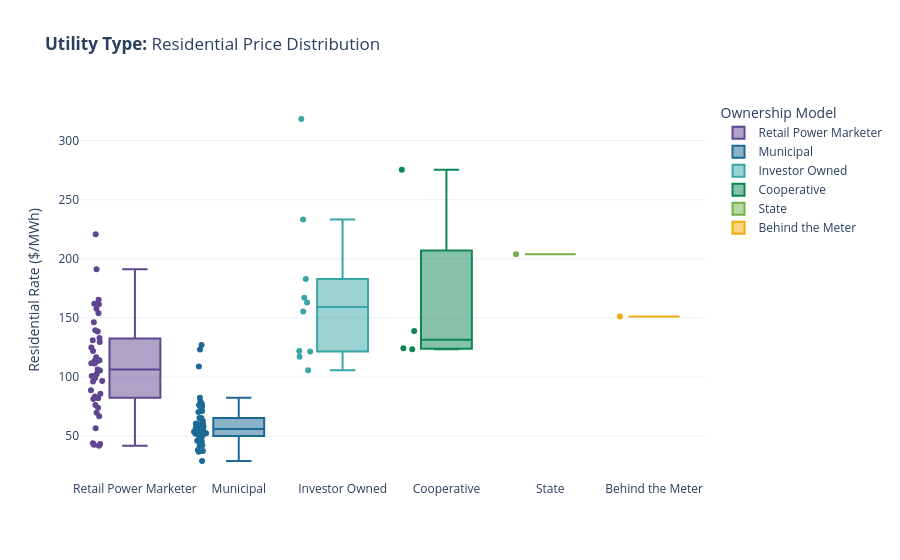
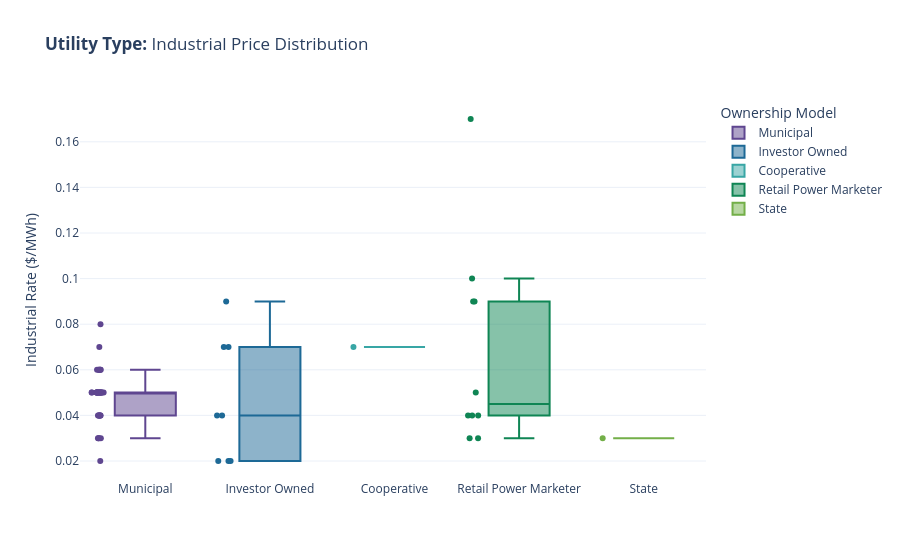

Notebook code for these charts, in order:
### Code cell
# Keep utilities that offer residential services
residential_customers_df = data_util.get_customer_utilities(
    ny_df,  "Residential").round(2)
res_boxplot = plot_util.get_utility_type_box_plot(
    residential_customers_df, "Residential")

res_boxplot.show()

# Keep utilities that offer industrial services
industrial_customers_df = data_util.get_customer_utilities(
    ny_df, "Industrial").round(2)
ind_boxplot = plot_util.get_utility_type_box_plot(
    industrial_customers_df, "Industrial")

ind_boxplot.show()

### Figure 1 — Plotly figure (JSON) as saved in the notebook; plotly's stock layout.template omitted (floating-point values rounded to 4 significant figures)
{"data": [{"alignmentgroup": "True", "boxpoints": "all", "customdata": [[29000.0, 0.53], [4624.0, 0.67], [3316.0, 0.78], [1337.0, 0.49], [10840.0, 0.0], [1864.0, 0.0], [6821.0, 0.0], [2256.0, 0.0], [41750.0, 0.0], [12620.0, 0.0], [4932.0, 0.0], [7688.0, 0.0], [8303.0, 0.0], [7432.0, 0.45], [2932.0, 0.53], [11320.0, 0.0], [13050.0, 0.0], [32920.0, 0.0], [80120.0, 0.0], [13130.0, 0.0], [2138.0, 0.0], [4085.0, 0.0], [568.0, 0.0], [1861.0, 0.78], [44160.0, 0.0], [12020.0, 0.0], [30180.0, 0.0], [5753.0, 0.42], [5950.0, 0.0], [1593.0, 0.0], [772.0, 0.0], [3876.0, 0.08], [2095.0, 0.0], [6767.0, 0.0], [10360.0, 0.0], [20150.0, 0.0], [1209.0, 0.0], [346.0, 0.0], [6983.0, 0.45], [3391.0, 0.68], [3744.0, 0.0], [443.0, 0.52], [4011.0, 0.8]], "hovertemplate": "<b>%{hovertext}</b><br><br>Ownership Model=%{x}<br>Residential Rate=%{y}<br>Customer Count=%{customdata[0]}<br>Load Factor=%{customdata[1]}<extra></extra>", "hovertext": ["Agway Energy Services, LLC", "Energy Coop of New York, Inc", "Robison Energy, LLC", "U.S. Energy Partners LLC", "NOCO Electric", "Columbia Utilities Power, LLC", "Hudson Energy Services", "Palmco Power NJ, LLC", "Major Energy Electric Services", "Palmco Power PA, LLC", "Palmco Power MD, LLC", "Plymouth Rock Energy, LLC", "Palmco Power OH, LLC", "Stream Energy New York, LLC", "EnergyMark, LLC", "Palmco Power IL, LLC", "Respond Power LLC", "Kiwi Energy NY LLC", "SmartEnergy Holdings, LLC", "Alpha Gas and Electric, LLC", "Energy.Me Midwest LLC", "Marathon Power LLC", "Harborside Energy, LLC", "Abest Power & Gas, LLC", "MPower Energy LLC", "Palmco Power MA, LLC", "Agera Energy LLC", "Greenlight Energy Inc.", "New Wave Energy Corporation", "HIKO Energy, LLC", "Aequitas Energy Inc", "Great Eastern Energy", "East Coast Power & Gas, LLC", "Spring Energy RRH LLC dba Spring Power &", "MPower Energy NJ LLC", "Atlantic Energy LLC", "Palmco Power DC, LLC", "Palmco Power DE, LLC", "South Bay Energy Corp.", "Flanders Energy, LLC", "Pure Energy USA, LLC", "First Choice Energy LLC", "Agressive Energy LLC"], "legendgroup": "Retail Power Marketer", "marker": {"color": "rgb(95, 70, 144)"}, "name": "Retail Power Marketer", "notched": false, "offsetgroup": "Retail Power Marketer", "orientation": "v", "showlegend": true, "type": "box", "x": ["Retail Power Marketer", "Retail Power Marketer", "Retail Power Marketer", "Retail Power Marketer", "Retail Power Marketer", "Retail Power Marketer", "Retail Power Marketer", "Retail Power Marketer", "Retail Power Marketer", "Retail Power Marketer", "Retail Power Marketer", "Retail Power Marketer", "Retail Power Marketer", "Retail Power Marketer", "Retail Power Marketer", "Retail Power Marketer", "Retail Power Marketer", "Retail Power Marketer", "Retail Power Marketer", "Retail Power Marketer", "Retail Power Marketer", "Retail Power Marketer", "Retail Power Marketer", "Retail Power Marketer", "Retail Power Marketer", "Retail Power Marketer", "Retail Power Marketer", "Retail Power Marketer", "Retail Power Marketer", "Retail Power Marketer", "Retail Power Marketer", "Retail Power Marketer", "Retail Power Marketer", "Retail Power Marketer", "Retail Power Marketer", "Retail Power Marketer", "Retail Power Marketer", "Retail Power Marketer", "Retail Power Marketer", "Retail Power Marketer", "Retail Power Marketer", "Retail Power Marketer", "Retail Power Marketer"], "x0": " ", "xaxis": "x", "y": [82.13, 43.44, 85.96, 41.89, 42.74, 191.2, 96.24, 220.8, 114.3, 139.6, 157.8, 129.7, 114.1, 66.95, 44.04, 88.99, 146.4, 111.8, 101.2, 106.4, 76.49, 74.05, 162.0, 83.64, 133.1, 165.4, 96.73, 116.8, 56.69, 138.5, 113.2, 100.9, 81.47, 105.5, 122.0, 131.2, 111.5, 102.7, 124.9, 161.5, 153.9, 99.15, 69.82], "y0": " ", "yaxis": "y"}, {"alignmentgroup": "True", "boxpoints": "all", "customdata": [[3663.0, 0.73], [1442.0, 0.73], [600.0, 0.81], [644.0, 1.55], [3795.0, 0.79], [563.0, 0.44], [2874.0, 0.79], [786.0, 0.7], [539.0, 1.14], [991.0, 0.63], [2788.0, 0.71], [16150.0, 0.67], [1483.0, 0.72], [12970.0, 0.53], [1491.0, 0.55], [1110.0, 0.79], [977.0, 0.84], [1256.0, 0.56], [812.0, 0.69], [3528.0, 0.77], [16270.0, 0.97], [4057.0, 1.09], [1244.0, 0.84], [690.0, 0.96], [8195.0, 0.82], [891.0, 0.75], [1257.0, 1.62], [2628.0, 0.73], [666.0, 0.18], [8775.0, 1.08], [944.0, 0.84], [9673.0, 0.44], [1176.0, 1.23], [3062.0, 0.71], [1847.0, 0.87], [1730.0, 0.79], [413.0, 0.79], [1286.0, 0.59], [4688.0, 0.82], [2514.0, 0.77], [2133.0, 0.72], [421.0, 0.19], [2936.0, 1.03], [1067.0, 0.76], [1896.0, 0.67], [2497.0, 0.86]], "hovertemplate": "<b>%{hovertext}</b><br><br>Ownership Model=%{x}<br>Residential Rate=%{y}<br>Customer Count=%{customdata[0]}<br>Load Factor=%{customdata[1]}<extra></extra>", "hovertext": ["Village of Arcade - (NY)", "Village of Akron - (NY)", "Village of Andover - (NY)", "Village of Angelica - (NY)", "Bath Electric Gas & Water", "Village of Bergen - (NY)", "Village of Boonville - (NY)", "Village of Brocton - (NY)", "Village of Castile - (NY)", "Village of Churchville - (NY)", "Village of Endicott - (NY)", "Village of Fairport - (NY)", "Village of Frankfort - (NY)", "Village of Freeport - (NY)", "Village of Green Island - (NY)", "Village of Greene - (NY)", "Village of Groton - (NY)", "Village of Hamilton - (NY)", "Village of Holley - (NY)", "Village of Ilion - (NY)", "Jamestown Board of Public Util", "Lake Placid Village, Inc - (NY)", "Village of Little Valley - (NY)", "Village of Marathon - (NY)", "Town of Massena - (NY)", "Village of Mayville - (NY)", "Mohawk Municipal Comm", "Village of Penn Yan - (NY)", "Village of Philadelphia - (NY)", "City of Plattsburgh - (NY)", "Village of Richmondville - (NY)", "Village of Rockville Centre - (NY)", "Village of Rouses Point - (NY)", "City of Salamanca - (NY)", "Village of Sherburne - (NY)", "City of Sherrill - (NY)", "Village of Silver Springs - (NY)", "Village of Skaneateles - (NY)", "Village of Solvay - (NY)", "Village of Spencerport - (NY)", "Village of Springville - (NY)", "Village of Theresa - (NY)", "Village of Tupper Lake - (NY)", "Village of Watkins Glen - (NY)", "Village of Wellsville - (NY)", "Village of Westfield - (NY)"], "legendgroup": "Municipal", "marker": {"color": "rgb(29, 105, 150)"}, "name": "Municipal", "notched": false, "offsetgroup": "Municipal", "orientation": "v", "showlegend": true, "type": "box", "x": ["Municipal", "Municipal", "Municipal", "Municipal", "Municipal", "Municipal", "Municipal", "Municipal", "Municipal", "Municipal", "Municipal", "Municipal", "Municipal", "Municipal", "Municipal", "Municipal", "Municipal", "Municipal", "Municipal", "Municipal", "Municipal", "Municipal", "Municipal", "Municipal", "Municipal", "Municipal", "Municipal", "Municipal", "Municipal", "Municipal", "Municipal", "Municipal", "Municipal", "Municipal", "Municipal", "Municipal", "Municipal", "Municipal", "Municipal", "Municipal", "Municipal", "Municipal", "Municipal", "Municipal", "Municipal", "Municipal"], "x0": " ", "xaxis": "x", "y": [52.34, 52.23, 43.56, 63.0, 59.32, 77.46, 51.83, 45.89, 58.23, 75.22, 65.44, 55.53, 38.47, 127.2, 109.0, 54.85, 52.48, 49.34, 60.3, 53.57, 82.54, 54.93, 76.33, 70.51, 60.64, 65.53, 42.35, 37.49, 60.67, 46.17, 75.41, 123.4, 29.1, 50.3, 55.16, 58.28, 71.25, 41.84, 57.22, 45.75, 53.94, 79.38, 53.75, 36.87, 60.75, 56.94], "y0": " ", "yaxis": "y"}, {"alignmentgroup": "True", "boxpoints": "all", "customdata": [[261100.0, 0.28], [2960000.0, 0.21], [646.0, 0.33], [1158000.0, 0.17], [778200.0, 0.38], [1508000.0, 0.29], [203100.0, 0.21], [3819.0, 0.34], [341700.0, 0.26], [64490.0, 0.29]], "hovertemplate": "<b>%{hovertext}</b><br><br>Ownership Model=%{x}<br>Residential Rate=%{y}<br>Customer Count=%{customdata[0]}<br>Load Factor=%{customdata[1]}<extra></extra>", "hovertext": ["Central Hudson Gas & Elec Corp", "Consolidated Edison Co-NY Inc", "Fishers Island Utility Co Inc", "Massachusetts Electric Co", "New York State Elec & Gas Corp", "Niagara Mohawk Power Corp.", "Orange & Rockland Utils Inc", "Pike County Light & Power Co", "Rochester Gas & Electric Corp", "Rockland Electric Co"], "legendgroup": "Investor Owned", "marker": {"color": "rgb(56, 166, 165)"}, "name": "Investor Owned", "notched": false, "offsetgroup": "Investor Owned", "orientation": "v", "showlegend": true, "type": "box", "x": ["Investor Owned", "Investor Owned", "Investor Owned", "Investor Owned", "Investor Owned", "Investor Owned", "Investor Owned", "Investor Owned", "Investor Owned", "Investor Owned"], "x0": " ", "xaxis": "x", "y": [163.0, 233.2, 318.1, 182.8, 105.7, 117.3, 167.1, 122.0, 121.5, 155.4], "y0": " ", "yaxis": "y"}, {"alignmentgroup": "True", "boxpoints": "all", "customdata": [[5307.0, 0.93], [1840.0, 0.64], [4495.0, 0.5], [6096.0, 0.77]], "hovertemplate": "<b>%{hovertext}</b><br><br>Ownership Model=%{x}<br>Residential Rate=%{y}<br>Customer Count=%{customdata[0]}<br>Load Factor=%{customdata[1]}<extra></extra>", "hovertext": ["Delaware County Elec Coop Inc", "North Shore Towers Apts Inc", "Otsego Electric Coop, Inc", "Steuben Rural Elec Coop, Inc"], "legendgroup": "Cooperative", "marker": {"color": "rgb(15, 133, 84)"}, "name": "Cooperative", "notched": false, "offsetgroup": "Cooperative", "orientation": "v", "showlegend": true, "type": "box", "x": ["Cooperative", "Cooperative", "Cooperative", "Cooperative"], "x0": " ", "xaxis": "x", "y": [138.9, 275.3, 124.3, 123.5], "y0": " ", "yaxis": "y"}, {"alignmentgroup": "True", "boxpoints": "all", "customdata": [[1016000.0, 0.4]], "hovertemplate": "<b>%{hovertext}</b><br><br>Ownership Model=%{x}<br>Residential Rate=%{y}<br>Customer Count=%{customdata[0]}<br>Load Factor=%{customdata[1]}<extra></extra>", "hovertext": ["Long Island Power Authority"], "legendgroup": "State", "marker": {"color": "rgb(115, 175, 72)"}, "name": "State", "notched": false, "offsetgroup": "State", "orientation": "v", "showlegend": true, "type": "box", "x": ["State"], "x0": " ", "xaxis": "x", "y": [203.9], "y0": " ", "yaxis": "y"}, {"alignmentgroup": "True", "boxpoints": "all", "customdata": [[4472.0, 0.0]], "hovertemplate": "<b>%{hovertext}</b><br><br>Ownership Model=%{x}<br>Residential Rate=%{y}<br>Customer Count=%{customdata[0]}<br>Load Factor=%{customdata[1]}<extra></extra>", "hovertext": ["Greenbacker Renewable Energy Corporation"], "legendgroup": "Behind the Meter", "marker": {"color": "rgb(237, 173, 8)"}, "name": "Behind the Meter", "notched": false, "offsetgroup": "Behind the Meter", "orientation": "v", "showlegend": true, "type": "box", "x": ["Behind the Meter"], "x0": " ", "xaxis": "x", "y": [151.1], "y0": " ", "yaxis": "y"}], "layout": {"boxmode": "overlay", "legend": {"title": {"text": "Ownership Model"}, "tracegroupgap": 0}, "title": {"text": "<b>Utility Type:</b> Residential Price Distribution"}, "xaxis": {"anchor": "y", "categoryarray": ["Retail Power Marketer", "Municipal", "Investor Owned", "Cooperative", "State", "Behind the Meter"], "categoryorder": "array", "domain": [0, 1], "title": {"text": ""}}, "yaxis": {"anchor": "x", "domain": [0, 1], "title": {"text": "Residential Rate ($/MWh)"}}}}

### Figure 2 — Plotly figure (JSON) as saved in the notebook; plotly's stock layout.template omitted (floating-point values rounded to 4 significant figures)
{"data": [{"alignmentgroup": "True", "boxpoints": "all", "customdata": [[15.0, 0.73], [37.0, 0.73], [27.0, 0.79], [3.0, 0.44], [65.0, 0.79], [2.0, 0.7], [15.0, 1.14], [52.0, 0.71], [12.0, 0.67], [5.0, 0.72], [46.0, 0.79], [10.0, 0.84], [217.0, 0.56], [15.0, 0.69], [114.0, 0.77], [114.0, 0.97], [7.0, 0.84], [44.0, 0.96], [165.0, 0.82], [6.0, 0.75], [1.0, 1.62], [103.0, 0.73], [13.0, 0.18], [7.0, 1.08], [14.0, 0.84], [3.0, 1.23], [86.0, 0.71], [1.0, 0.87], [28.0, 0.79], [17.0, 0.79], [38.0, 0.59], [16.0, 0.82], [80.0, 0.77], [21.0, 0.72], [6.0, 0.19], [38.0, 1.03], [109.0, 0.76], [1.0, 0.67], [18.0, 0.86]], "hovertemplate": "<b>%{hovertext}</b><br><br>Ownership Model=%{x}<br>Industrial Rate=%{y}<br>Customer Count=%{customdata[0]}<br>Load Factor=%{customdata[1]}<extra></extra>", "hovertext": ["Village of Arcade - (NY)", "Village of Akron - (NY)", "Bath Electric Gas & Water", "Village of Bergen - (NY)", "Village of Boonville - (NY)", "Village of Brocton - (NY)", "Village of Castile - (NY)", "Village of Endicott - (NY)", "Village of Fairport - (NY)", "Village of Frankfort - (NY)", "Village of Greene - (NY)", "Village of Groton - (NY)", "Village of Hamilton - (NY)", "Village of Holley - (NY)", "Village of Ilion - (NY)", "Jamestown Board of Public Util", "Village of Little Valley - (NY)", "Village of Marathon - (NY)", "Town of Massena - (NY)", "Village of Mayville - (NY)", "Mohawk Municipal Comm", "Village of Penn Yan - (NY)", "Village of Philadelphia - (NY)", "City of Plattsburgh - (NY)", "Village of Richmondville - (NY)", "Village of Rouses Point - (NY)", "City of Salamanca - (NY)", "Village of Sherburne - (NY)", "City of Sherrill - (NY)", "Village of Silver Springs - (NY)", "Village of Skaneateles - (NY)", "Village of Solvay - (NY)", "Village of Spencerport - (NY)", "Village of Springville - (NY)", "Village of Theresa - (NY)", "Village of Tupper Lake - (NY)", "Village of Watkins Glen - (NY)", "Village of Wellsville - (NY)", "Village of Westfield - (NY)"], "legendgroup": "Municipal", "marker": {"color": "rgb(95, 70, 144)"}, "name": "Municipal", "notched": false, "offsetgroup": "Municipal", "orientation": "v", "showlegend": true, "type": "box", "x": ["Municipal", "Municipal", "Municipal", "Municipal", "Municipal", "Municipal", "Municipal", "Municipal", "Municipal", "Municipal", "Municipal", "Municipal", "Municipal", "Municipal", "Municipal", "Municipal", "Municipal", "Municipal", "Municipal", "Municipal", "Municipal", "Municipal", "Municipal", "Municipal", "Municipal", "Municipal", "Municipal", "Municipal", "Municipal", "Municipal", "Municipal", "Municipal", "Municipal", "Municipal", "Municipal", "Municipal", "Municipal", "Municipal", "Municipal"], "x0": " ", "xaxis": "x", "y": [0.04, 0.05, 0.05, 0.06, 0.05, 0.05, 0.06, 0.05, 0.04, 0.04, 0.04, 0.05, 0.04, 0.05, 0.04, 0.07, 0.08, 0.06, 0.05, 0.05, 0.05, 0.03, 0.05, 0.03, 0.06, 0.03, 0.05, 0.02, 0.05, 0.06, 0.03, 0.05, 0.05, 0.05, 0.06, 0.05, 0.04, 0.05, 0.05], "y0": " ", "yaxis": "y"}, {"alignmentgroup": "True", "boxpoints": "all", "customdata": [[1041.0, 0.28], [743.0, 0.21], [3851.0, 0.17], [1790.0, 0.38], [1582.0, 0.29], [111.0, 0.21], [747.0, 0.26], [22.0, 0.29]], "hovertemplate": "<b>%{hovertext}</b><br><br>Ownership Model=%{x}<br>Industrial Rate=%{y}<br>Customer Count=%{customdata[0]}<br>Load Factor=%{customdata[1]}<extra></extra>", "hovertext": ["Central Hudson Gas & Elec Corp", "Consolidated Edison Co-NY Inc", "Massachusetts Electric Co", "New York State Elec & Gas Corp", "Niagara Mohawk Power Corp.", "Orange & Rockland Utils Inc", "Rochester Gas & Electric Corp", "Rockland Electric Co"], "legendgroup": "Investor Owned", "marker": {"color": "rgb(29, 105, 150)"}, "name": "Investor Owned", "notched": false, "offsetgroup": "Investor Owned", "orientation": "v", "showlegend": true, "type": "box", "x": ["Investor Owned", "Investor Owned", "Investor Owned", "Investor Owned", "Investor Owned", "Investor Owned", "Investor Owned", "Investor Owned"], "x0": " ", "xaxis": "x", "y": [0.02, 0.09, 0.07, 0.02, 0.02, 0.04, 0.04, 0.07], "y0": " ", "yaxis": "y"}, {"alignmentgroup": "True", "boxpoints": "all", "customdata": [[2.0, 0.93]], "hovertemplate": "<b>%{hovertext}</b><br><br>Ownership Model=%{x}<br>Industrial Rate=%{y}<br>Customer Count=%{customdata[0]}<br>Load Factor=%{customdata[1]}<extra></extra>", "hovertext": ["Delaware County Elec Coop Inc"], "legendgroup": "Cooperative", "marker": {"color": "rgb(56, 166, 165)"}, "name": "Cooperative", "notched": false, "offsetgroup": "Cooperative", "orientation": "v", "showlegend": true, "type": "box", "x": ["Cooperative"], "x0": " ", "xaxis": "x", "y": [0.07], "y0": " ", "yaxis": "y"}, {"alignmentgroup": "True", "boxpoints": "all", "customdata": [[27.0, 0.0], [30.0, 0.67], [2.0, 0.0], [3.0, 0.74], [117.0, 0.53], [1.0, 0.0], [97.0, 0.08], [76.0, 0.45], [31.0, 0.68], [351.0, 0.0]], "hovertemplate": "<b>%{hovertext}</b><br><br>Ownership Model=%{x}<br>Industrial Rate=%{y}<br>Customer Count=%{customdata[0]}<br>Load Factor=%{customdata[1]}<extra></extra>", "hovertext": ["Empire Natural Gas Corporation", "Energy Coop of New York, Inc", "Morgan Stanley Capital Grp Inc", "New York Industrial Energy Buyers", "EnergyMark, LLC", "Agera Energy LLC", "Great Eastern Energy", "South Bay Energy Corp.", "Flanders Energy, LLC", "Mirabito Power & Gas, LLC"], "legendgroup": "Retail Power Marketer", "marker": {"color": "rgb(15, 133, 84)"}, "name": "Retail Power Marketer", "notched": false, "offsetgroup": "Retail Power Marketer", "orientation": "v", "showlegend": true, "type": "box", "x": ["Retail Power Marketer", "Retail Power Marketer", "Retail Power Marketer", "Retail Power Marketer", "Retail Power Marketer", "Retail Power Marketer", "Retail Power Marketer", "Retail Power Marketer", "Retail Power Marketer", "Retail Power Marketer"], "x0": " ", "xaxis": "x", "y": [0.04, 0.04, 0.03, 0.03, 0.04, 0.1, 0.09, 0.09, 0.17, 0.05], "y0": " ", "yaxis": "y"}, {"alignmentgroup": "True", "boxpoints": "all", "customdata": [[554.0, 2.56]], "hovertemplate": "<b>%{hovertext}</b><br><br>Ownership Model=%{x}<br>Industrial Rate=%{y}<br>Customer Count=%{customdata[0]}<br>Load Factor=%{customdata[1]}<extra></extra>", "hovertext": ["New York Power Authority"], "legendgroup": "State", "marker": {"color": "rgb(115, 175, 72)"}, "name": "State", "notched": false, "offsetgroup": "State", "orientation": "v", "showlegend": true, "type": "box", "x": ["State"], "x0": " ", "xaxis": "x", "y": [0.03], "y0": " ", "yaxis": "y"}], "layout": {"boxmode": "overlay", "legend": {"title": {"text": "Ownership Model"}, "tracegroupgap": 0}, "title": {"text": "<b>Utility Type:</b> Industrial Price Distribution"}, "xaxis": {"anchor": "y", "categoryarray": ["Municipal", "Investor Owned", "Cooperative", "Retail Power Marketer", "State"], "categoryorder": "array", "domain": [0, 1], "title": {"text": ""}}, "yaxis": {"anchor": "x", "domain": [0, 1], "title": {"text": "Industrial Rate ($/MWh)"}}}}
